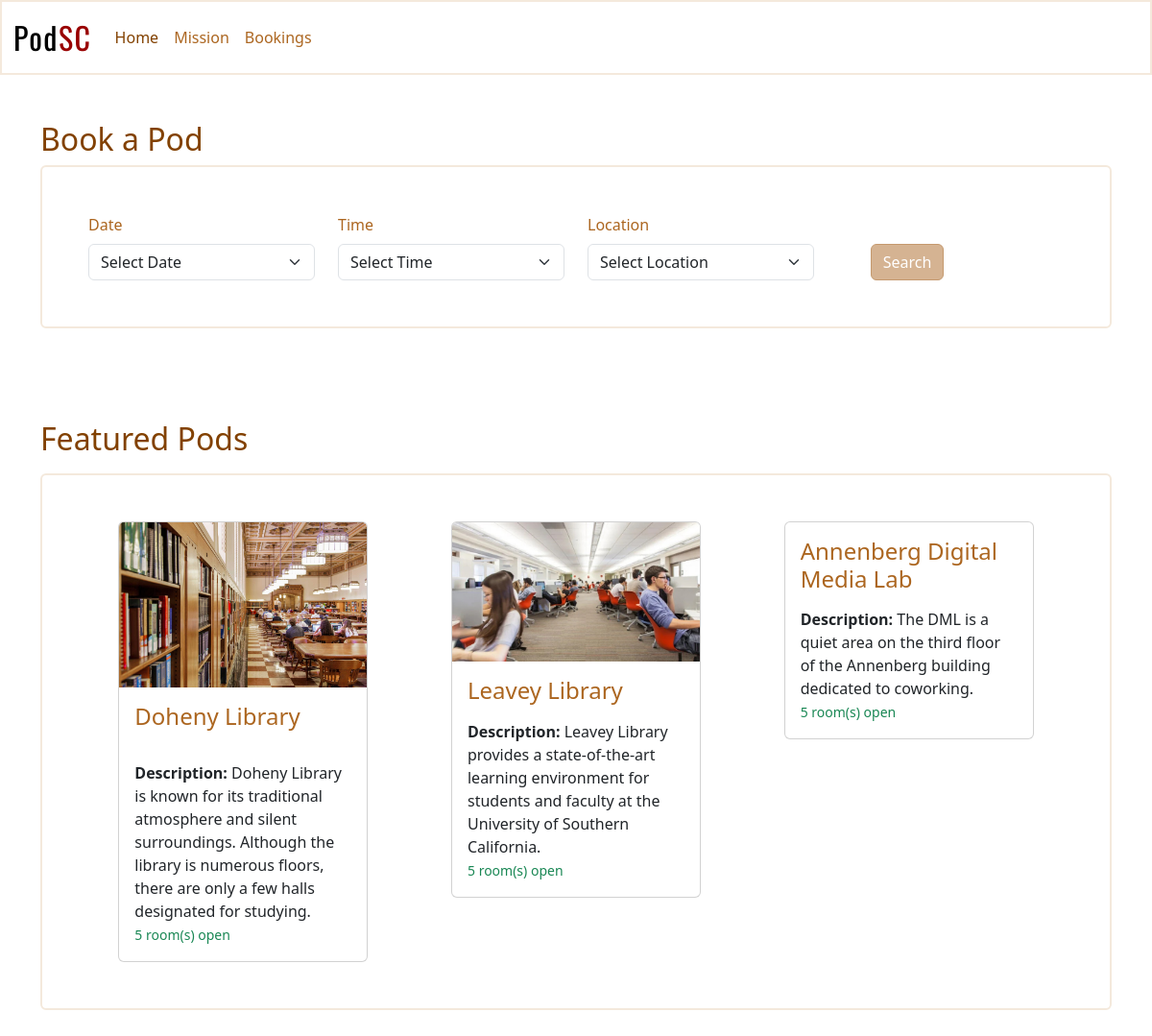
The page / on the database its author committed.
### tables this page shows
CREATE TABLE `library` (
  `id` int(11) NOT NULL,
  `libraryName` varchar(255) DEFAULT NULL,
  `numOfPods` int(11) DEFAULT NULL,
  `description` text,
  `location` varchar(255) DEFAULT NULL,
  `libraryFeatures` int(11) DEFAULT NULL,
  `picture` text,
  `picture4` text,
  `picture3` text,
  `picture2` text
);

### index.php (the view, shortened to what this page needs)
<?php
$host = "304.itpwebdev.com";
$user = "itp460_team3";
$pass = 'u$cItp2023';
$db = "itp460_team3";
$mysqli = new mysqli($host, $user, $pass, $db);
$sql2 = "SELECT * FROM library WHERE id = '1';";
$results_library2 = $mysqli->query($sql2);
$sql3 = "SELECT * FROM library WHERE id = '3';";
$results_library3 = $mysqli->query($sql3);
$sql4 = "SELECT * FROM library WHERE id = '9';";
$results_library4 = $mysqli->query($sql4);
?>
<!DOCTYPE html>
<html lang="en">
<head>
  <link href="https://cdn.jsdelivr.net/npm/bootstrap@5.3.0-alpha1/dist/css/bootstrap.min.css" rel="stylesheet">
  <link rel="stylesheet" href="/styles.css">
</head>
<body>
  <nav class="navbar navbar-expand-lg primary-container">
    <div class="container-fluid">
      <a class="navbar-brand logo" href="index.php">Pod<span class="logo-USC">SC</span></a>
      <div class="collapse navbar-collapse" id="navbarNav">
        <ul class="navbar-nav">
          <li class="nav-item">
            <a class="nav-link active" aria-current="page" href="index.php">Home</a>
          </li>
          <li class="nav-item">
            <a class="nav-link" href="mission.php">Mission</a>
          </li>
          <li class="nav-item">
            <a class="nav-link" href="bookings.php">Bookings</a>
          </li>
        </ul>
      </div>
    </div>
  </nav>
  <main>
    <main>
      <section>
        <div class="container py-5">
          <h2>Book a Pod</h2>
          <div class="primary-container rounded p-5">
            <form action="results.php" method="POST" onsubmit="return validateForm()">
              <div class="row">
                <div class="col-3">
                  <label for="select-date" class="form-label">Date</label>
                  <select class="form-select col-3" id="select-date" name="date" aria-label="Default select example">
                    <option value="" selected>Select Date</option>
                  </select>
                </div>
                <div class="col-3">
                  <label for="select-time" class="form-label">Time</label>
                  <select class="form-select col-3" id="select-time" name="time" aria-label="Default select example">
                    <option value="" selected>Select Time</option>
                  </select>
                </div>
                <div class="col-3">
                  <label for="select-location" class="form-label">Location</label>
                  <select name="libraryName" class="form-select col-3" id="select-location" aria-label="Default select example">
                    <option value="" selected>Select Location</option>
                </select>
              </div>
              <div class="col-2" id="search-btn-div">
                <button type="submit" class="btn bottom btn-primary">Search</button>
              </div>
            </div>
          </form>
        </div>
      </div>
    </section>
    <section>
      <div class="container py-5">
        <h2>Featured Pods</h2>
        <div class="primary-container mt-3 rounded p-5">
          <div class="row justify-content-around">
            <a href='pod.php?libraryID=<?php echo 1; ?>' class="col-md-3">
              <div class="card">
    <?php while ($row = $results_library2 -> fetch_assoc()) : ?>
                <img class="card-img-top" src="images/Doheny_Inside.jpeg" alt="" />
                <div class="card-body">
                  <h4 class="card-title pb-2"> <?php echo $row['libraryName']; ?>  </p> </h4>
                  <p class="card-text m-0"> <strong> Description: </strong> <?php echo $row['description']; ?>  </p>
                  <small class="text-success"> <?php echo $row['numOfPods'] . ' room(s) open'; ?> </small>
                </div>
    <?php endwhile ?>
              </div>
            </a>
            <a href='pod.php?libraryID=<?php echo 3; ?>' class="col-md-3">
              <div class="card">
    <?php while ($row = $results_library3 -> fetch_assoc()) : ?>
                <img class="card-img-top" src="images/Leavey_Inside.jpeg" alt="" />
                <div class="card-body">
                  <h4 class="card-title pb-2"> <?php echo $row['libraryName']; ?> </h4>
                  <p class="card-text m-0"> <strong> Description: </strong> <?php echo $row['description']; ?>  </p>
                  <small class="text-success"> <?php echo $row['numOfPods'] . ' room(s) open'; ?> </small>
                </div>
    <?php endwhile ?>
              </div>
            </a>
            <a href='pod.php?libraryID=<?php echo 9; ?>' class="col-md-3">
              <div class="card">
    <?php while ($row = $results_library4 -> fetch_assoc()) : ?>
                <div class="card-body">
                  <h4 class="card-title pb-2"> <?php echo $row['libraryName']; ?> </h4>
                  <p class="card-text m-0"> <strong> Description: </strong> <?php echo $row['description']; ?>  </p>
                  <small class="text-success"> <?php echo $row['numOfPods'] . ' room(s) open'; ?> </small>
                </div>
              </div>
            </a>
          </div>
        </div>
      </div>
    </section>
    <?php endwhile ?>
  </main>
</body>
</html>

### styles.css (style rules this page uses)
:root { --primary-text: #824101; --secondary-text: #ac6620; --primary-container-border: ##f4e9dc; --misc-primary: #d5b392; --misc-primary-border:#c59a6f; --misc-secondary: #e4c2a3; --misc-secondary-border: #C5A586; --cardinal: #990000; }
.primary-container { background-color: #ffffff; border: 2px solid #f4e9dc; }
#search-btn-div { position:relative; }
.bottom { position: absolute; bottom: 0px; margin-left: 20%; }
img { max-width:100%; max-height:100%; }
a { all: unset; }
.logo { font-size:32px; font-family: 'Oswald', sans-serif; letter-spacing:1.5px; }
.logo-USC { color: var(--cardinal); }
.btn-primary { background-color: var(--misc-primary); border-color: var(--misc-primary-border); }
.navbar-nav .nav-link.active { color: var(--primary-text); }
.nav-link { color: var(--secondary-text); font-weight:500; }
section h2 { color: var(--primary-text); }
.card-title { color: var(--secondary-text); }
label { color: var(--secondary-text); font-weight:450; }

### rows shown on the page
library: libraryName "Doheny Library", description "Doheny Library is known for its traditional atmosphere and silent surroundings. Although the library is numerous floors, there are only a few halls designated for studying.", numOfPods "5"
library: libraryName "Leavey Library", description "Leavey Library provides a state-of-the-art learning environment for students and faculty at the University of Southern California.", numOfPods "5"
library: libraryName "Annenberg Digital Media Lab", description "The DML is a quiet area on the third floor of the Annenberg building dedicated to coworking.", numOfPods "5"
